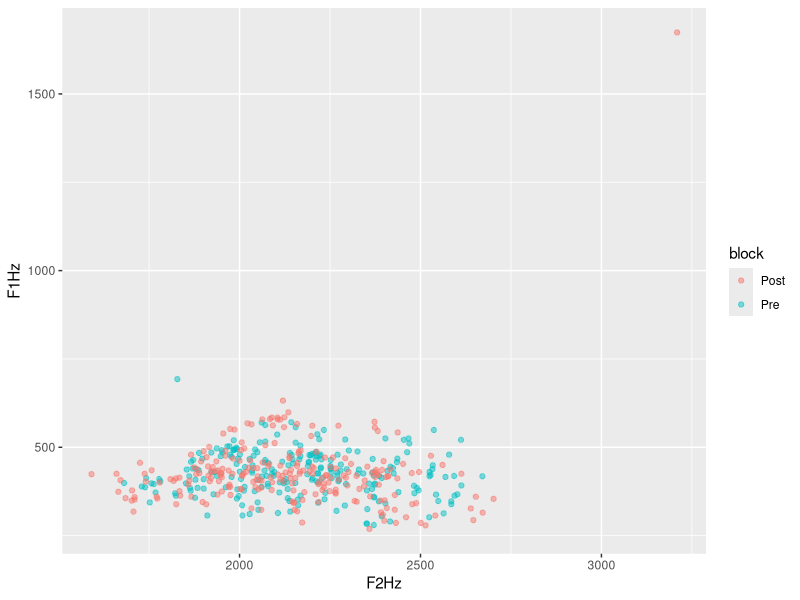
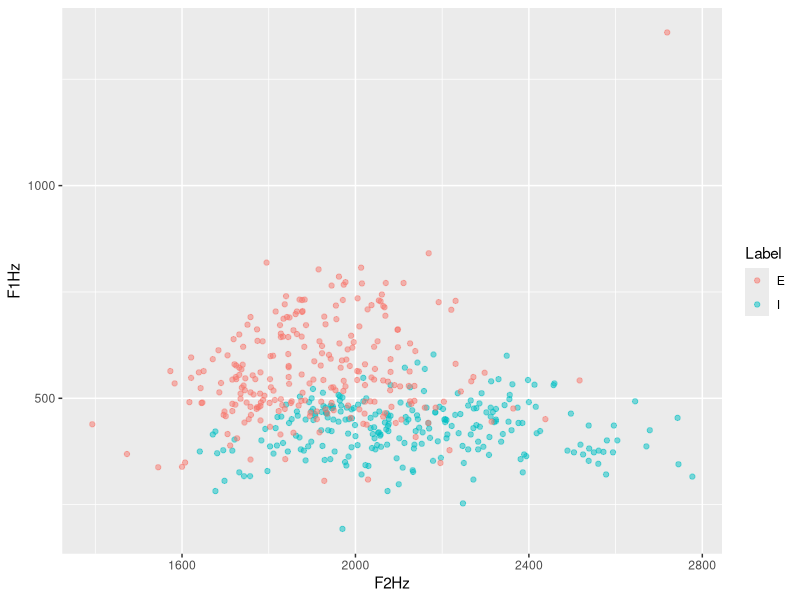
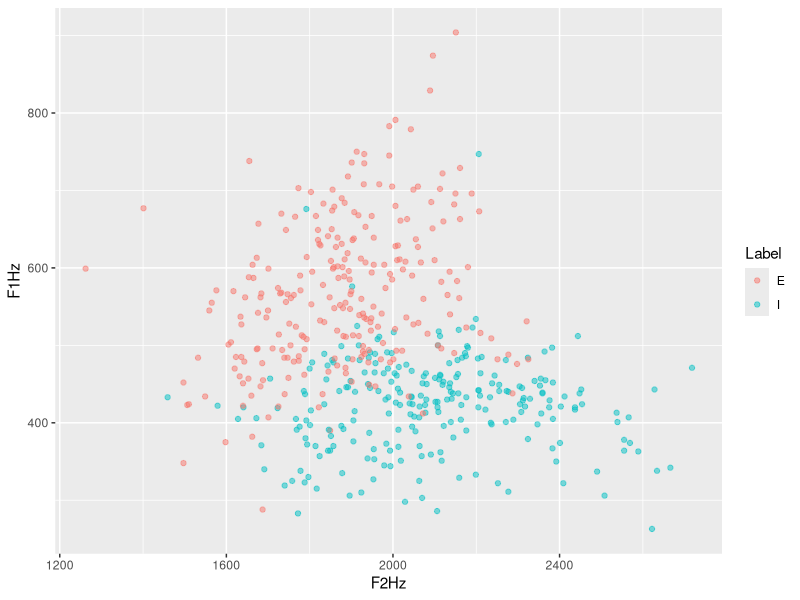
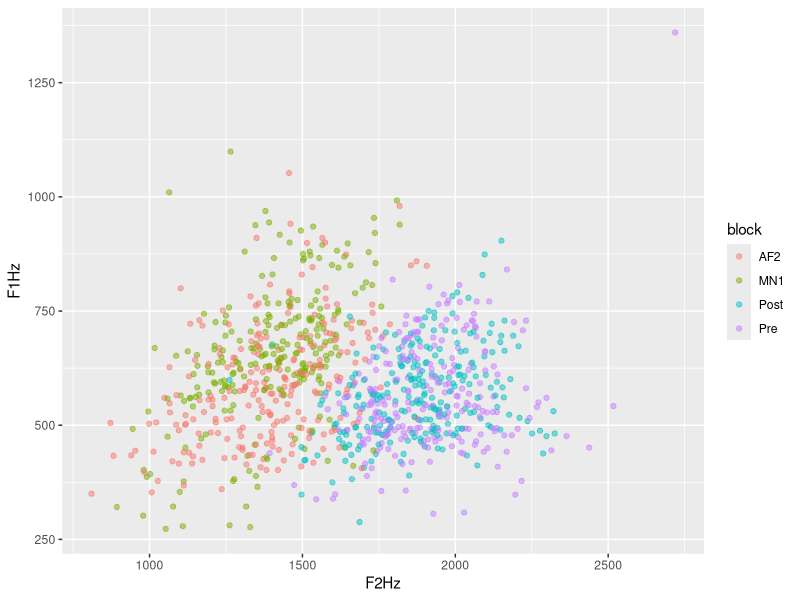
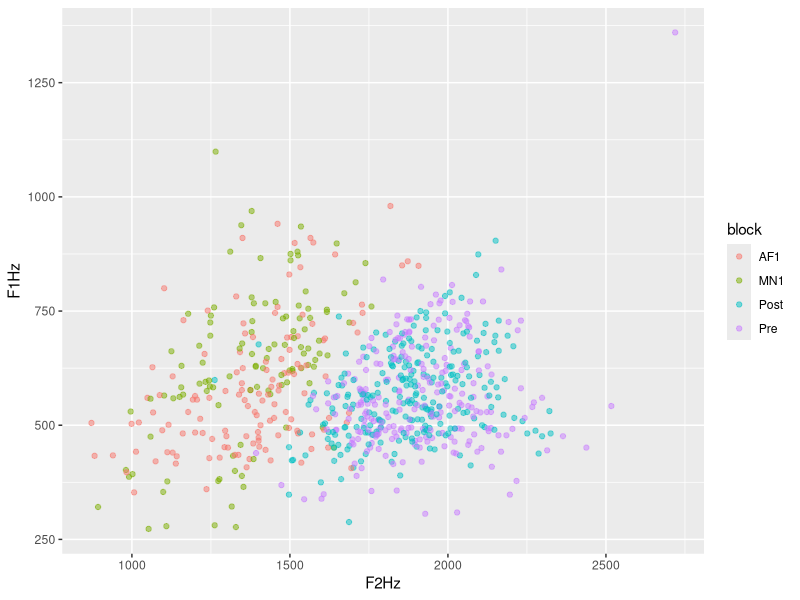
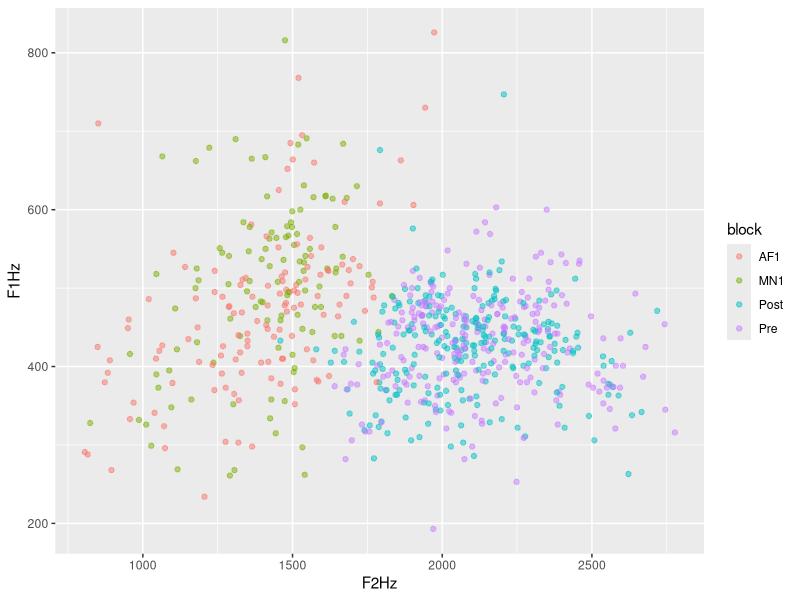
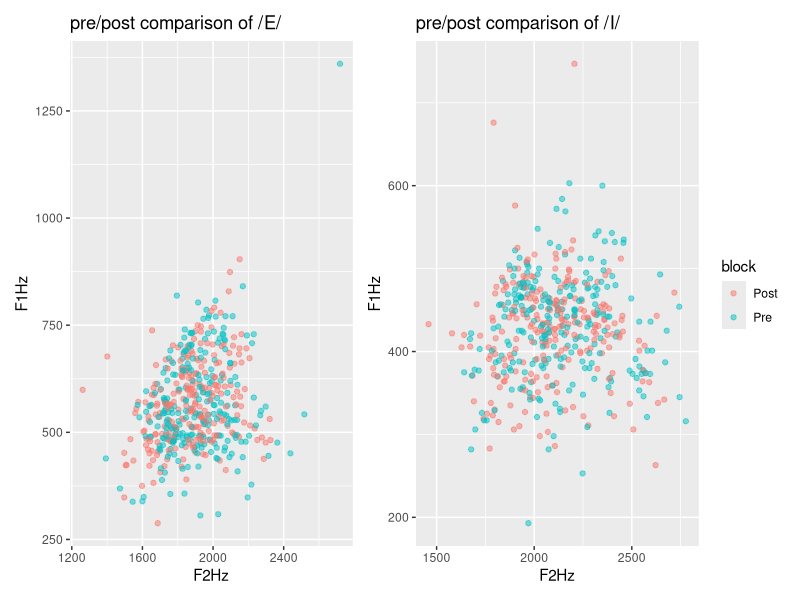
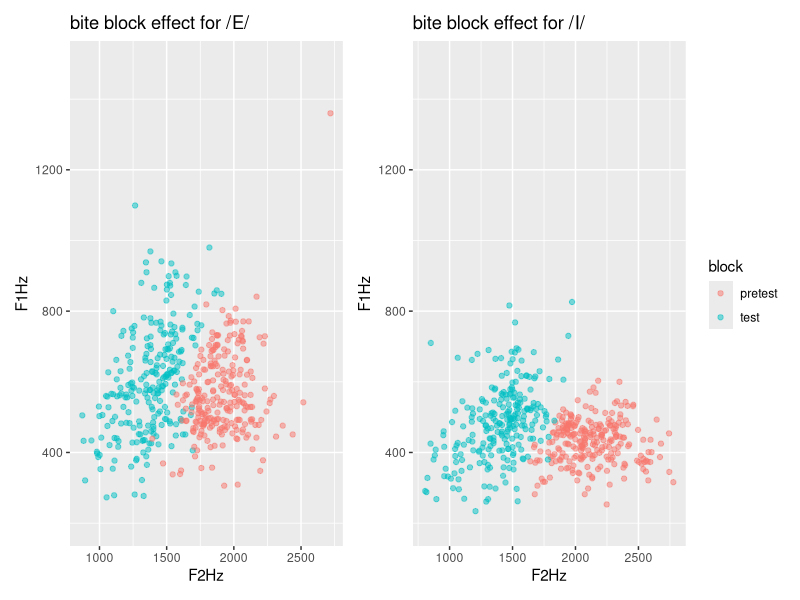

These figures' R source, in order: (Note: this script raises an error after producing the figures.)
## ---- chunk 1
library(dplyr)
fi<- read.csv("allFemaleI.csv", header = TRUE, sep = "\t")
fig<- fi |> mutate(gender = c(rep("F", times = nrow(fi))))
  
fe <- read.csv("allFemaleE.csv", header = TRUE, sep = "\t")
feg<- fe |> mutate(gender = c(rep("F", times = nrow(fe))))

mi<- read.csv("allMaleI.csv", header = TRUE, sep = "\t")
  mig<- mi |> mutate(gender = c(rep("M", times = nrow(mi))))

me <- read.csv("allMaleE.csv", header = TRUE, sep = "\t")
meg<- me |> mutate(gender = c(rep("M", times = nrow(me))))

mfie<- rbind(fig, feg, mig, meg)

#extract the fileName column
#fileNames<- rcds |> select(fileName)
#head(fileNames)
## ---- chunk 2
prod <- read.table(text = as.character(mfie$fileName), sep = "_")
head(prod)

### removing the ".wav" from the final column
#```{r}
#library(stringr)
#library(dplyr)
#prod <- prod %>% 
#  mutate(V5 =
#   str_sub(prod$V5, end=-5)
#  )
#head(prod)
## ---- chunk 3
#removing column 1 because it's just "subj"
newcols <- prod %>% 
  select(-V1)
colnames(newcols)

#revert the "Post" and the "seq" for posttest items 
#if v5 = post, v5 = v4, v4 = v5
correctPost <- newcols |> 
  mutate(V51 = ifelse(V5 == "Post", V4, V5),
         V4 = ifelse(V5 == "Post", V5, V4)) |> 
  select(-V5) |> 
  rename("V5" = "V51")

head(correctPost)

#rename new columns accordingly
nc<- correctPost %>% 
  rename("subj" = "V2",
         "word" = "V3",
         "block" = "V4",
         "seq" = "V5")

head(nc)


allcol<- as.data.frame(cbind(mfie$fileName, nc))|> rename("fileName"="mfie$fileName")
colnames(allcol)

df <- full_join(allcol, mfie, by = "fileName") |> rename("F0Hz" = "F0.Hz.", "F1Hz" = "F1.Hz.", "F2Hz" = "F2.Hz.", "F1Bark" = "F1.Bark.", "F2Bark" = "F2.Bark.")

#add column about BB condition

d <- df |> 
   mutate(
    BB = case_when(
      subj == "2" ~ "BB",
      subj == "4" ~ "BB",
      subj == "5" ~ "BB",
      subj == "9" ~ "BB",
      subj == "10" ~ "BB",
      subj == "12" ~ "BB",
      subj == "13" ~ "BB",
      subj == "14" ~ "BB",
      subj == "15" ~ "BB",
      subj == "16" ~ "BB",
      subj == "17" ~ "BB",
      subj == "19" ~ "BB",
      subj == "22" ~ "BB",
      subj == "25" ~ "BB",
      subj == "28" ~ "BB",
      subj == "32" ~ "BB",
      subj == "33" ~ "BB",
      subj == "34" ~ "BB",
      subj == "37" ~ "BB",
      subj == "39" ~ "BB",
      subj == "41" ~ "BB",
      subj == "42" ~ "BB",
      subj == "44" ~ "BB",
      subj == "45" ~ "BB",
      subj == "48" ~ "BB",
      subj == "52" ~ "BB",
      subj == "53" ~ "BB",
      subj == "55" ~ "BB",
      subj == "58" ~ "BB",
      subj == "59" ~ "BB",
      subj == "60" ~ "BB",
      TRUE ~ "NB")
   )

## ---- chunk 4
library(ggplot2)
#NB group pre and post
nbpre<- d |> filter(BB == "NB", block == "Pre", Label == "I")
nbpost <- d |> filter(BB == "NB", block == "Post", Label == "I")
nb <- rbind(nbpre, nbpost)

ggplot(data = nb, aes(x = F2Hz, y = F1Hz, color = block))+
  geom_point(alpha = 0.5)
## ---- chunk 5
#BB group pre and post
bbpre<- d |> filter(BB == "BB", block == "Pre") #, Label == "E")
bbpost <- d |> filter(BB == "BB", block == "Post") #,Label == "E")
bb <- rbind(bbpre, bbpost)

#contrast at pretest for BB group
ggplot(data = bbpre, aes(x = F2Hz, y = F1Hz, color = Label))+
  geom_point(alpha = 0.5)

#contrast at posttest for BB group
ggplot(data = bbpost, aes(x = F2Hz, y = F1Hz, color = Label))+
  geom_point(alpha = 0.5)

## ---- chunk 6
library(ggplot2)
#BB group pretest and test
bbprentest<- d |> filter(BB == "BB", Label == "E")
#nrow(bbprentest)

ggplot(data = bbprentest, aes(x = F2Hz, y = F1Hz, color = block))+
  geom_point(alpha = 0.5)
## ---- chunk 7
d |> count(subj)
## ---- chunk 8

#define a function
#correctBlocks <- function(n) {

mn2subj <- c("2", "3", "5", "6", "8", "9", "10", "12", "15", "17", "19", "26", "30", "31", "33", "35", "38", "40", "42", "43", "46", "48", "50", "51", "52", "53", "54", "56", "58", "60")

db <-  d |> 
  mutate(
    block = case_when(
      subj %in% mn2subj & block == "MN1" ~ "MN2",
      subj %in% mn2subj & block == "AF2" ~ "AF1",
      subj %in% mn2subj & block == "Pre" ~ "Pre",
      subj %in% mn2subj & block == "Post" ~ "Post",
      !(subj %in% mn2subj) & block == "MN1" ~ "MN1",
      !(subj %in% mn2subj) & block == "AF2" ~ "AF2",
      !(subj %in% mn2subj) & block == "Pre" ~ "Pre",
      !(subj %in% mn2subj) & block == "Post" ~ "Post",
      
    )
    )
#}
## ---- chunk 9
#check if all subjects are coded correctly

db |> filter(block == "MN2") |> count(subj)
## ---- chunk 10
library(ggplot2)
# /E/ in BB group pretest and test
bbprentest<- db |> filter(BB == "BB", Label == "E") |> filter(block == "Pre" | block == "AF1" | block == "MN1" | block == "Post")
#nrow(bbprentest)

ggplot(data = bbprentest, aes(x = F2Hz, y = F1Hz, color = block))+
  geom_point(alpha = 0.5)

# /I/ in BB group pretest and test
bbprentest<- db |> filter(BB == "BB", Label == "I") |> filter(block == "Pre" | block == "AF1" | block == "MN1" | block == "Post")
#nrow(bbprentest)

ggplot(data = bbprentest, aes(x = F2Hz, y = F1Hz, color = block))+
  geom_point(alpha = 0.5)
## ---- chunk 11
#BB group, pre vs post, both phonemes
library(patchwork)
bbprentestE<- db |> filter(BB == "BB", Label == "E") |> filter(block == "Pre" | block == "Post")
bbprentestI<- db |> filter(BB == "BB", Label == "I") |> filter(block == "Pre" | block == "Post")
#nrow(bbprentest)

p1 <- ggplot(data = bbprentestE, aes(x = F2Hz, y = F1Hz, color = block))+
  geom_point(alpha = 0.5) + ggtitle("pre/post comparison of /E/")+theme(legend.position="none")

p2 <- ggplot(data = bbprentestI, aes(x = F2Hz, y = F1Hz, color = block))+
  geom_point(alpha = 0.5)+ ggtitle("pre/post comparison of /I/")

p1 + p2 
## ---- chunk 12
#blocks: pre, AF1, MN1, Post

library(lme4)

af1subj <- c("2", "3", "5", "6", "8", "9", "10", "12", "15", "17", "19", "26", "30", "31", "33", "35", "38", "40", "42", "43", "46", "48", "50", "51", "52", "53", "54", "56", "58", "60")

df <- db |> filter(block == "Pre" | block == "AF1" | block == "MN1" | block == "Post") |> 
  mutate(
    AF = case_when(
      subj %in% af1subj ~ "AF",
      TRUE ~ "MN")) |> mutate(
     block = case_when(
      block == "AF1" ~ "2",
      block == "MN1" ~ "2",
      block == "Pre" ~ "1",
      block == "Post" ~ "4")
   )

write.csv(df, "productionFullTable.csv")

#contrast coding
df$BB <- as.factor(df$BB)
df$BB <- relevel(df$BB, ref = "NB")

df$Label <- as.factor(df$Label)
df$Label <- relevel(df$Label, ref = "I")

df$block <- as.factor(df$block)
df$block <- relevel(df$block, ref = "1")

df$gender <- as.factor(df$gender)
df$gender <- relevel(df$gender, ref = "F")

#model with blocks 1,2,4
f1hzallbl <- lmer(F1Hz ~ block * BB * AF* Label + gender + (1|subj) + (1|word), data = df)
summary(f1hzallbl)
## ---- chunk 13
# BB group, pre vs test, both phonemes

bbprentestE<- df |> filter(BB == "BB", Label == "E") |> filter(block == "1" | block == "2") |> mutate(block = case_when(block == "1" ~ "pretest",
                        block == "2" ~ "test"))
bbprentestI<- df |> filter(BB == "BB", Label == "I") |> filter(block == "1" | block == "2")|> mutate(block = case_when(block == "1" ~ "pretest",
                        block == "2" ~ "test"))
#nrow(bbprentest)

p1 <- ggplot(data = bbprentestE, aes(x = F2Hz, y = F1Hz, color = block))+
  geom_point(alpha = 0.5) + ylim (200, 1500) + ggtitle("bite block effect for /E/")+theme(legend.position="none")

p2 <- ggplot(data = bbprentestI, aes(x = F2Hz, y = F1Hz, color = block))+
  geom_point(alpha = 0.5) + ylim (200, 1500) + ggtitle("bite block effect for /I/")

p1 + p2 
## ---- chunk 14
f2hzallbl <- lmer(F2Hz ~ block * BB * AF* Label + gender + (1|subj) + (1|word), data = df)
summary(f2hzallbl)
## ---- chunk 15
#convert seq as numeric instead of categorical
df$seq <- as.numeric(df$seq)
## ---- chunk 16
#seq as a separate variable
f1hzallblsq1 <- lmer(F1Hz ~ block * BB * AF* Label +  seq + gender + (1|subj) + (1|word), data = df)
summary(f1hzallblsq1)
## ---- chunk 17
#seq as interaction in hertz model
f1hzallblsq <- lmer(F1Hz ~ block * BB * AF* Label * seq + gender + (1|subj) + (1|word), data = df)
summary(f1hzallblsq)
## ---- chunk 18
#try releveling the reference level to BB to check if block4:LabelE:seq is significant
df$BB <- relevel(df$BB, ref = "BB")
f1hzallblsqrl <- lmer(F1Hz ~ block * BB * AF* Label * seq + gender + (1|subj) + (1|word), data = df)
summary(f1hzallblsqrl)
## ---- chunk 19
#bark model with seq
#correct back to NB as reference
df$BB <- relevel(df$BB, ref = "NB")

f1bkallblsq <- lmer(F1Bark ~ block * BB * AF* Label * seq + gender + (1|subj) + (1|word), data = df)
summary(f1bkallblsq)
## ---- chunk 20
#F2 model in bark
f2hzallblsq <- lmer(F2Hz ~ block * BB * AF* Label * seq + gender + (1|subj) + (1|word), data = df)
summary(f2hzallblsq)
## ---- chunk 21
#F2 model in bark
f2bkallblsq <- lmer(F2Bark ~ block * BB * AF* Label * seq + gender + (1|subj) + (1|word), data = df)
summary(f2bkallblsq)
## ---- chunk 22
#model for pretest vs test in order to only plot the interaction effect in pre vs post
prentest <- df |> filter(block == "1" | block == "2")|> mutate(block = case_when(block == "1" ~ "pretest",
                        block == "2" ~ "test"))

f2hzprentest <- lmer(F2Hz ~ block * BB * AF* Label + gender + (1|subj) + (1|word), data = prentest)
#effect plot
library(effects)
plot(effect( "block * BB * AF", f2hzprentest))
## ---- chunk 23
#bark model
f1barkallbl <- lmer(F1Bark ~ block * BB * AF* Label + gender + (1|subj) + (1|word), data = df)
summary(f1barkallbl)
## ---- chunk 24
library(lme4)
f2barkallbl <- lmer(F2Bark ~ block * BB * AF* Label + gender + (1|subj) + (1|word), data = df)
summary(f2barkallbl)
## ---- chunk 25
#in hertz
#reshaping data
library(tidyr)
ridgedf <- df |> filter(block == "2", AF == "AF") |> 
  pivot_longer(
    cols = c("F1Hz","F2Hz"), 
    names_to = "formant", 
    values_to = "Hertz",
  )
head(ridgedf)

library(ggplot2)
library(ggridges)
#define color-blindness-friendly colors
color <- c("#0072B2", "#CC79A7")
ggplot(ridgedf, aes(x = Hertz, y = formant, fill = BB)) +
  geom_density_ridges(alpha = 0.6) +
  theme_ridges() +
  scale_fill_discrete(breaks = c ("F1Hertz","F2Hertz")) +
  scale_fill_manual(values = color)+
  ggtitle("formant values at block 2, for AF condition")
#ggsave("ridgeBlock2AF.png", plot = last_plot(), device = NULL, scale = 1,dpi = 600)
## ---- chunk 26
#reshaping data
library(tidyr)
ridgedf <- df |> filter(block == "2", AF == "AF") |> 
  pivot_longer(
    cols = c("F1Bark","F2Bark"), 
    names_to = "formant", 
    values_to = "Bark",
  )
head(ridgedf)

library(ggplot2)
library(ggridges)
#define color-blindness-friendly colors
color <- c("#0072B2", "#CC79A7")
ggplot(ridgedf, aes(x = Bark, y = formant, fill = BB)) +
  geom_density_ridges(alpha = 0.6) +
  theme_ridges() +
  scale_fill_discrete(breaks = c ("F1Bark","F2Bark")) +
  scale_fill_manual(values = color)+
  ggtitle("formant values at block 2, for AF condition")
#ggsave("ridgeBlock2AFBark.png", plot = last_plot(), device = NULL, scale = 1,dpi = 600)
## ---- chunk 27
#reshaping data
library(tidyr)
ridgedf <- df |> filter(block == "2", AF == "MN") |> 
  pivot_longer(
    cols = c("F1Hz","F2Hz"), 
    names_to = "formant", 
    values_to = "Hertz",
  )
head(ridgedf)

library(ggplot2)
library(ggridges)
#define color-blindness-friendly colors
color <- c("#0072B2", "#CC79A7")
ggplot(ridgedf, aes(x = Hertz, y = formant, fill = BB)) +
  geom_density_ridges(alpha = 0.6) +
  theme_ridges() +
  scale_fill_discrete(breaks = c ("F1Hz","F2Hz")) +
  scale_fill_manual(values = color)+
ggtitle("formant values at block 2, for MN condition")
#ggsave("ridgeBlock2MN.png", plot = last_plot(), device = NULL, scale = 1,dpi = 600)
## ---- chunk 28
#reshaping data
library(tidyr)
ridge4af <- df |> filter(block == "4", AF == "AF") |> 
  pivot_longer(
    cols = c("F1Hz","F2Hz"), 
    names_to = "formant", 
    values_to = "Hertz",
  )
head(ridgedf)

library(ggplot2)
library(ggridges)
#define color-blindness-friendly colors
color <- c("#0072B2", "#CC79A7")
ggplot(ridge4af, aes(x = Hertz, y = formant, fill = BB)) +
  geom_density_ridges(alpha = 0.6) +
  theme_ridges() +
  scale_fill_discrete(breaks = c ("F1Hz","F2Hz")) +
  ggtitle("formant values at block 4, for AF condition")
  scale_fill_manual(values = color)
#ggsave("ridgeBlock4AF.png", plot = last_plot(), device = NULL, scale = 1,dpi = 600)
## ---- chunk 29
#in bark
library(tidyr)
ridge4af <- df |> filter(block == "4", AF == "AF") |> 
  pivot_longer(
    cols = c("F1Bark","F2Bark"), 
    names_to = "formant", 
    values_to = "Bark",
  )
head(ridgedf)

library(ggplot2)
library(ggridges)
#define color-blindness-friendly colors
color <- c("#0072B2", "#CC79A7")
ggplot(ridge4af, aes(x = Bark, y = formant, fill = BB)) +
  geom_density_ridges(alpha = 0.6) +
  theme_ridges() +
  scale_fill_discrete(breaks = c ("F1Bark","F2Bark")) +
  ggtitle("formant values at block 4, for AF condition")
  scale_fill_manual(values = color)
## ---- chunk 30
#reshaping data
library(tidyr)
ridge4mn <- df |> filter(block == "4", AF == "MN") |> 
  pivot_longer(
    cols = c("F1Hz","F2Hz"), 
    names_to = "formant", 
    values_to = "Hertz",
  )
head(ridgedf)

library(ggplot2)
library(ggridges)
#define color-blindness-friendly colors
color <- c("#0072B2", "#CC79A7")
ggplot(ridge4mn, aes(x = Hertz, y = formant, fill = BB)) +
  geom_density_ridges(alpha = 0.6) +
  theme_ridges() +
  scale_fill_discrete(breaks = c ("F1Hz","F2Hz")) +
  ggtitle("formant values at block 4, for MN condition")
  scale_fill_manual(values = color)
#ggsave("ridgeBlock4MN.png", plot = last_plot(), device = NULL, scale = 1,dpi = 600)
## ---- chunk 31
#reshaping data
library(tidyr)
ridge4mn <- df |> filter(block == "4", AF == "MN") |> 
  pivot_longer(
    cols = c("F1Bark","F2Bark"), 
    names_to = "formant", 
    values_to = "Bark",
  )
head(ridgedf)

library(ggplot2)
library(ggridges)
#define color-blindness-friendly colors
color <- c("#0072B2", "#CC79A7")
ggplot(ridge4mn, aes(x = Bark, y = formant, fill = BB)) +
  geom_density_ridges(alpha = 0.6) +
  theme_ridges() +
  scale_fill_discrete(breaks = c ("F1Bark","F2Bark")) +
  ggtitle("formant values at block 4, for MN condition")
  scale_fill_manual(values = color)
## ---- chunk 32
#filter for the pre and post conditions
prepost <- db |> filter(block == "Pre" | block == "Post")

f1hzprepost <- lmer(F1Hz ~ block * BB * block* Label + gender + (1|subj) + (1|word), data = prepost)
summary(f1hzprepost)

f2hzprepost <- lmer(F2Hz ~ block * BB * block* Label + gender + (1|subj) + (1|word), data = prepost)
summary(f2hzprepost)
## ---- chunk 33
#filter for MN1 and AF1, comprare with pretest
bl1 <- db |> filter(block == "Pre" | block == "MN1" | block == "AF1") 
af1subj <- c("2", "3", "5", "6", "8", "9", "10", "12", "15", "17", "19", "26", "30", "31", "33", "35", "38", "40", "42", "43", "46", "48", "50", "51", "52", "53", "54", "56", "58", "60")
bl1af <- bl1 |> mutate(
    AF = case_when(
      subj %in% af1subj ~ "AF",
      TRUE ~ "MN")) |> mutate(
     block = case_when(
      block == "AF1" ~ "2",
      block == "MN1" ~ "2",
      block == "Pre" ~ "1")
   )
      
  


#repeating contrast coding so as to not change results when rerunning this block after running the next block

#contrast coding
bl1af$BB <- as.factor(bl1af$BB)
bl1af$BB <- relevel(bl1af$BB, ref = "NB")

bl1af$Label <- as.factor(bl1af$Label)
bl1af$Label <- relevel(bl1af$Label, ref = "I")

bl1af$block <- as.factor(bl1af$block)
bl1af$block <- relevel(bl1af$block, ref = "1")

bl1af$gender <- as.factor(bl1af$gender)
bl1af$gender <- relevel(bl1af$gender, ref = "F")

f1hzbl1af <- lmer(F1Hz ~ block * BB * AF* Label + gender + (1|subj) + (1|word), data = bl1af)
summary(f1hzbl1af)

f2hzbl1af <- lmer(F2Hz ~ block * BB * AF* Label + gender + (1|subj) + (1|word), data = bl1af)
summary(f2hzbl1af)


dbaf<-  db|> filter(block == "AF1" | block == "Pre") |> filter(Label == "E")

ggplot(data = dbaf, aes(x = F2Hz, y = F1Hz, color = block))+
  geom_point(alpha = 0.5)
## ---- chunk 34
#splitting up MN1 and AF1, compare with pretest respectively
af <- db |> filter(block == "Pre" | block == "AF1")
mn <- db |> filter(block == "Pre" | block == "MN1")

#contrast coding
af$BB <- as.factor(af$BB)
af$BB <- relevel(af$BB, ref = "NB")

af$Label <- as.factor(af$Label)
af$Label <- relevel(af$Label, ref = "I")

af$block <- as.factor(af$block)
af$block <- relevel(af$block, ref = "Pre")

af$gender <- as.factor(af$gender)
af$gender <- relevel(af$gender, ref = "F")

f1hzaf <- lmer(F1Hz ~ block * BB * Label + gender + (1|subj) + (1|word), data = af)
summary(f1hzaf)

mn$BB <- as.factor(mn$BB)
mn$BB <- relevel(mn$BB, ref = "NB")

mn$Label <- as.factor(mn$Label)
mn$Label <- relevel(mn$Label, ref = "I")

mn$block <- as.factor(mn$block)
mn$block <- relevel(mn$block, ref = "Pre")

mn$gender <- as.factor(mn$gender)
mn$gender <- relevel(mn$gender, ref = "F")

f1hzmn <- lmer(F1Hz ~ block * BB * block* Label + gender + (1|subj) + (1|word), data = mn)
summary(f1hzmn)
## ---- chunk 35
#code male as reference level to check whether the BB group have a different F1 at AF1
# (the alternative would be to code the contrast for gender as -0.5/+0.5, which then has the mean of F and M as the reference level. But literature has shown a gender difference in tongue root mobility, so we have reason to distinguish the two)
af$gender <- as.factor(af$gender)
af$gender <- relevel(af$gender, ref = "M")

mn$gender <- as.factor(mn$gender)
mn$gender <- relevel(mn$gender, ref = "M")

f1hzafm <- lmer(F1Hz ~ block * BB * block* Label + gender + (1|subj) + (1|word), data = af)
summary(f1hzafm)

f1hzmnm <- lmer(F1Hz ~ block * BB * block* Label + gender + (1|subj) + (1|word), data = mn)
summary(f1hzmnm)

## ---- chunk 36
#model plot
data_summary <- function(data, varname, groupnames){
  require(plyr)
  summary_func <- function(x, col){
    c(mean = mean(x[[col]], na.rm=TRUE),
      sd = sd(x[[col]], na.rm=TRUE))
  }
  data_sum<-ddply(data, groupnames, .fun=summary_func,
                  varname)
  data_sum <- rename(data_sum, c("mean" = varname))
 return(data_sum)
}


library(ggplot2)
f1i <- af |> filter(Label == "I")

f1e <- af |> filter(Label == "E")

f1ierr <- data_summary(f1i, varname="F1Hz", 
                    groupnames=c("block", "BB"))

f1eerr <- data_summary(f1e, varname="F1Hz", 
                    groupnames=c("block", "BB"))


p1<- ggplot(data=f1i, aes(x=BB, y=F1Hz, fill=block)) +
  geom_bar(stat="identity", position=position_dodge())+
  labs (title = "F1 of /I/ at pre test and test, in AF condition")

p1 + geom_errorbar(data = f1ierr, aes(ymin=F1Hz-sd, ymax=F1Hz+sd), width=.2,
                 position=position_dodge(.9))



p2 <- ggplot(data=f1e, aes(x=BB, y=F1Hz, fill=block)) +
  geom_bar(stat="identity", position=position_dodge())+
  labs (title = "F1 of /E/ at pre test and test, in AF condition")

p2 + geom_errorbar(data = f1eerr, aes(ymin=F1Hz-sd, ymax=F1Hz+sd), width=.2,
                 position=position_dodge(.9))

## ---- chunk 37
#model plot
library(ggplot2)
mni <- mn |> filter(Label == "I")

ggplot(data=mni, aes(x=BB, y=F1Hz, fill=block)) +
  geom_bar(stat="identity", position=position_dodge())+
  labs (title = "F1 of /I/ at pre test and test, in MN condition")

mne <- mn |> filter(Label == "E")

ggplot(data=mne, aes(x=BB, y=F1Hz, fill=block)) +
  geom_bar(stat="identity", position=position_dodge())+
  labs (title = "F1 of /E/ at pre test and test, in MN condition")
## ---- chunk 38
#add in error bars
data_summary <- function(data, varname, groupnames){
  require(plyr)
  summary_func <- function(x, col){
    c(mean = mean(x[[col]], na.rm=TRUE),
      sd = sd(x[[col]], na.rm=TRUE))
  }
  data_sum<-ddply(data, groupnames, .fun=summary_func,
                  varname)
  data_sum <- rename(data_sum, c("mean" = varname))
 return(data_sum)
}


f1ierr <- data_summary(f1i, varname="F1Hz", 
                    groupnames=c("block", "BB"))

f1eerr <- data_summary(f1e, varname="F1Hz", 
                    groupnames=c("block", "BB"))

head(f1ierr)

p <- ggplot(data=f1ierr, aes(x=BB, y=F1Hz, fill=block)) + 
   geom_bar(stat="identity", position=position_dodge()) +
  geom_errorbar(aes(ymin=F1Hz-sd, ymax=F1Hz+sd), width=.2,
                 position=position_dodge(.9))
  
p + scale_fill_brewer(palette="Paired") + theme_minimal()+labs (title = "F1 of /I/ at pre test and test, in AF condition")
## ---- chunk 39
library(effects)

plot(effect( "block * BB * Label", f1hzmn))

plot(effect( "block * BB * Label", f1hzaf))
## ---- chunk 40
#f2 models
af$gender <- as.factor(af$gender)
af$gender <- relevel(af$gender, ref = "F")
f2hzaf <- lmer(F2Hz ~ block * BB * block* Label + gender + (1|subj) + (1|word), data = af)
summary(f2hzaf)

f2hzmn <- lmer(F2Hz ~ block * BB * block* Label + gender + (1|subj) + (1|word), data = mn)
summary(f2hzmn)
## ---- chunk 41
plot(effect( "block * BB * Label", f1hzaf))
## ---- chunk 42
#prepost model
#splitting up MN1 and AF1, compare with pretest respectively
prepost <- db |> filter(block == "Pre" | block == "Post")

#contrast coding
prepost$BB <- as.factor(prepost$BB)
prepost$BB <- relevel(prepost$BB, ref = "NB")

prepost$Label <- as.factor(prepost$Label)
prepost$Label <- relevel(prepost$Label, ref = "I")

prepost$block <- as.factor(prepost$block)
prepost$block <- relevel(prepost$block, ref = "Pre")

prepost$gender <- as.factor(prepost$gender)
prepost$gender <- relevel(prepost$gender, ref = "F")

f1hzpp <- lmer(F1Hz ~ block * BB * Label + gender + (1|subj) + (1|word), data = prepost)
summary(f1hzpp)

f2hzpp <- lmer(F2Hz ~ block * BB * Label + gender + (1|subj) + (1|word), data = prepost)
summary(f2hzpp)
## ---- chunk 43
#plotting the one significant result
plot(effect( "BB * Label", f1hzpp))
## ---- chunk 44
mn2subj <- c("2", "3", "5", "6", "8", "9", "10", "12", "15", "17", "19", "26", "30", "31", "33", "35", "38", "40", "42", "43", "46", "48", "50", "51", "52", "53", "54", "56", "58", "60")
ppaf <- db |> filter(subj %in% mn2subj)|> filter(block == "Pre" | block == "Post")

ppmn <- db |> filter(!subj %in% mn2subj)|> filter(block == "Pre" | block == "Post")


#change df name
ppaf$BB <- as.factor(ppaf$BB)
ppaf$BB <- relevel(ppaf$BB, ref = "NB")

ppaf$Label <- as.factor(ppaf$Label)
ppaf$Label <- relevel(ppaf$Label, ref = "I")

ppaf$block <- as.factor(ppaf$block)
ppaf$block <- relevel(ppaf$block, ref = "Pre")

ppaf$gender <- as.factor(ppaf$gender)
ppaf$gender <- relevel(ppaf$gender, ref = "F")

ppmn$BB <- as.factor(ppmn$BB)
ppmn$BB <- relevel(ppmn$BB, ref = "NB")

ppmn$Label <- as.factor(ppmn$Label)
ppmn$Label <- relevel(ppmn$Label, ref = "I")

ppmn$block <- as.factor(ppmn$block)
ppmn$block <- relevel(ppmn$block, ref = "Pre")

ppmn$gender <- as.factor(ppmn$gender)
ppmn$gender <- relevel(ppmn$gender, ref = "F")

#run lmers 

ppmnf1 <- lmer(F1Hz ~ block * BB * Label + gender + (1|subj) + (1|word), data = ppmn)
summary(ppmnf1)

ppmnf2 <- lmer(F2Hz ~ block * BB * Label + gender + (1|subj) + (1|word), data = ppmn)
summary(ppmnf2)

ppaff1 <- lmer(F1Hz ~ block * BB * Label + gender + (1|subj) + (1|word), data = ppaf)
summary(ppaff1)

ppaff2 <- lmer(F2Hz ~ block * BB * Label + gender + (1|subj) + (1|word), data = ppaf)
summary(ppaff2)
